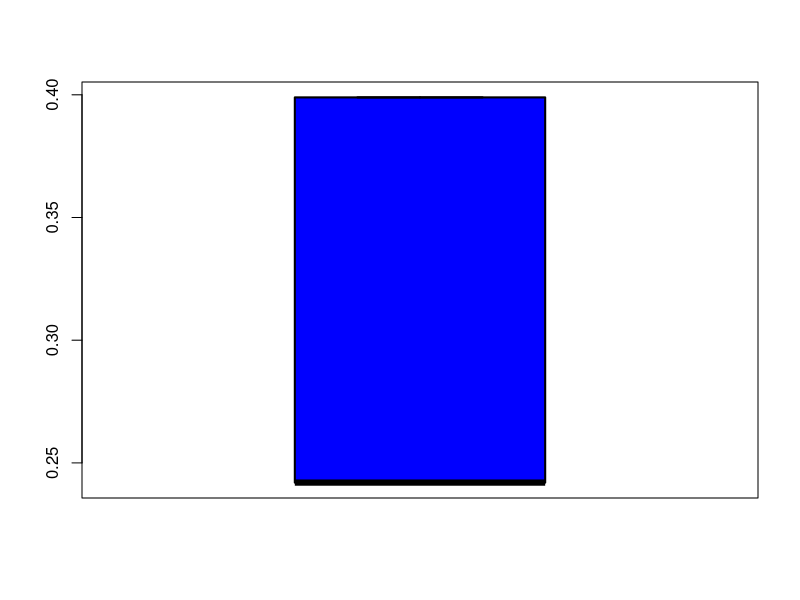
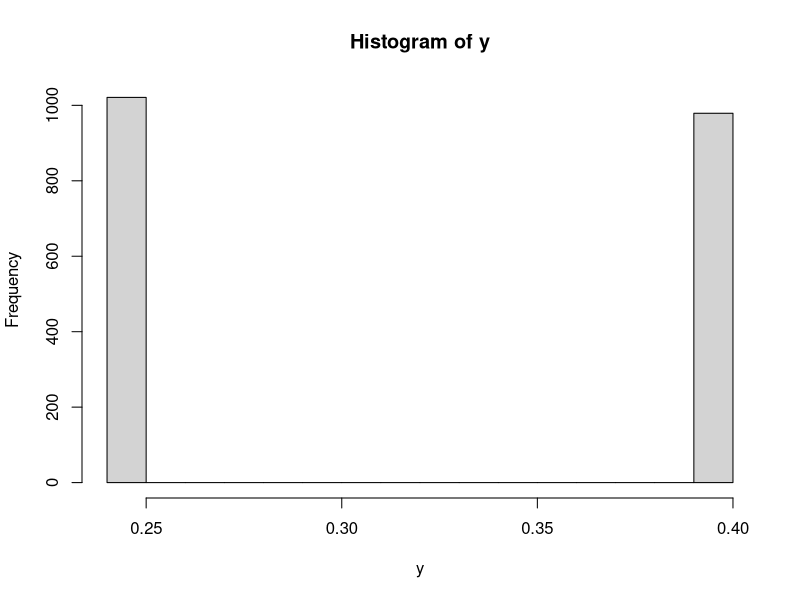
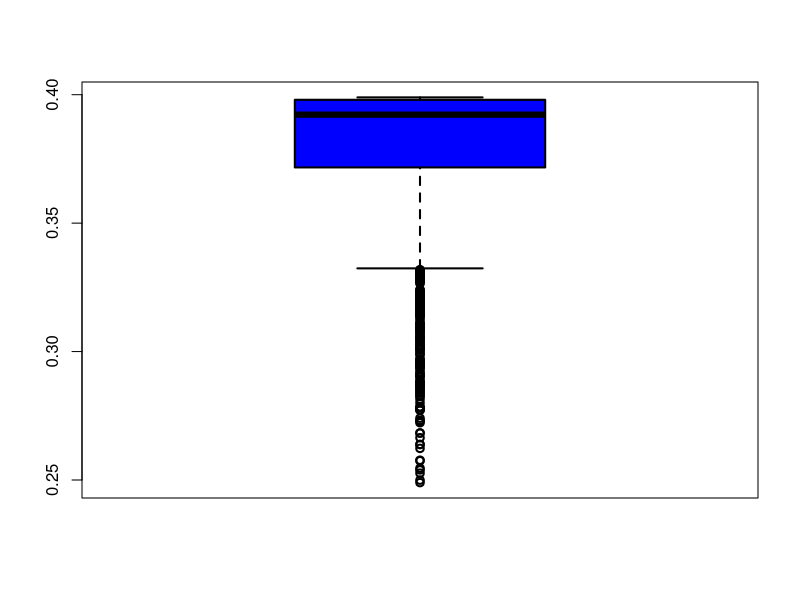
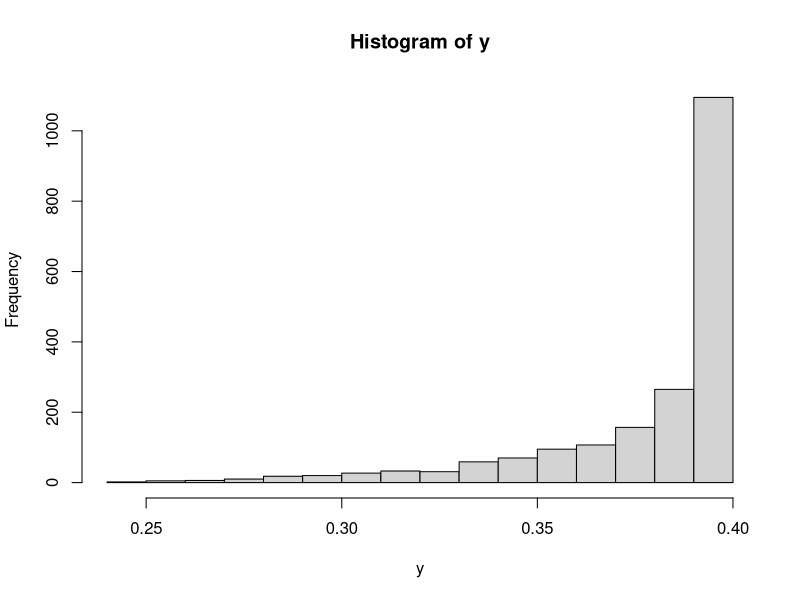
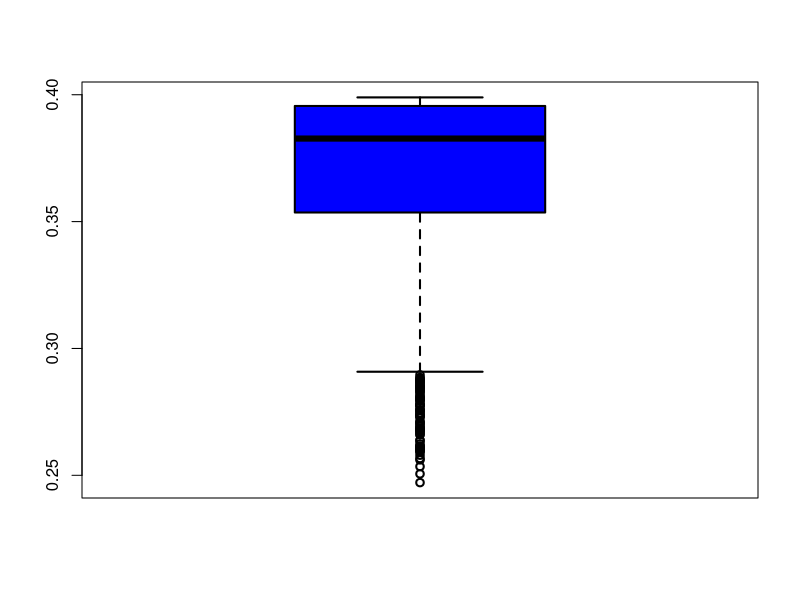
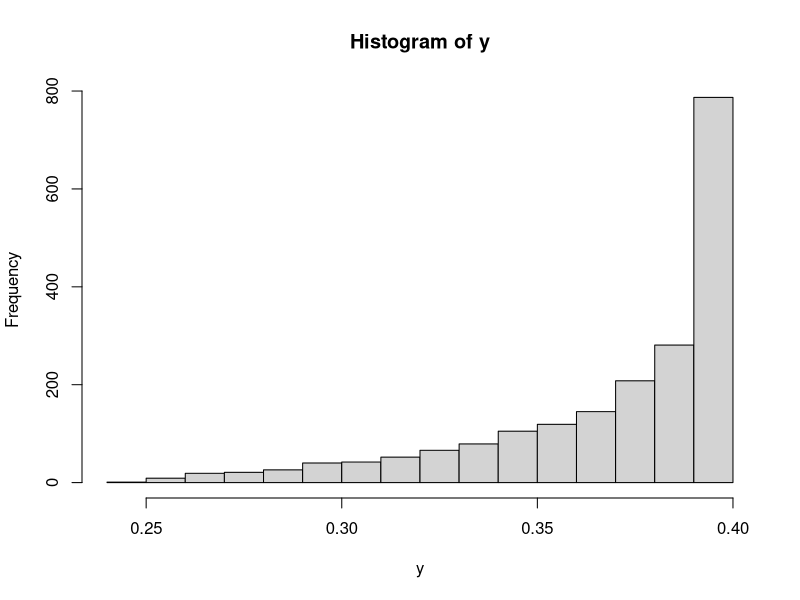
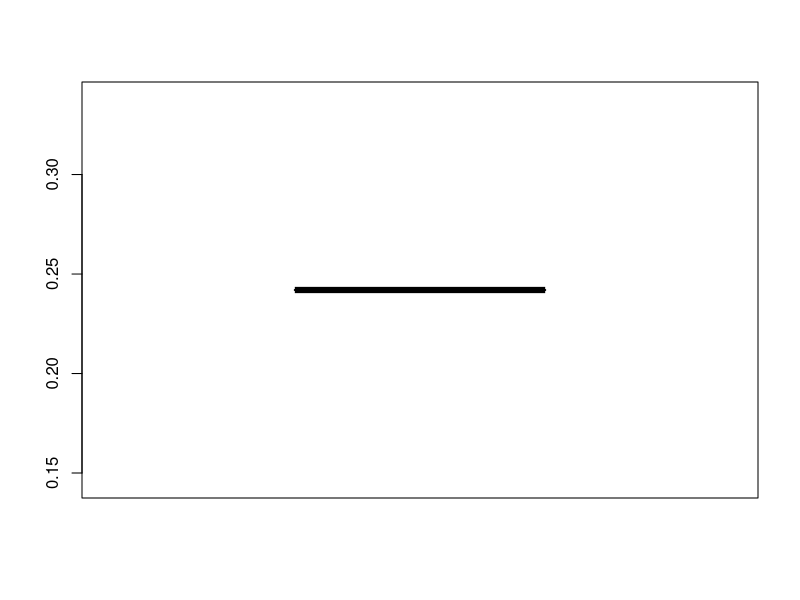
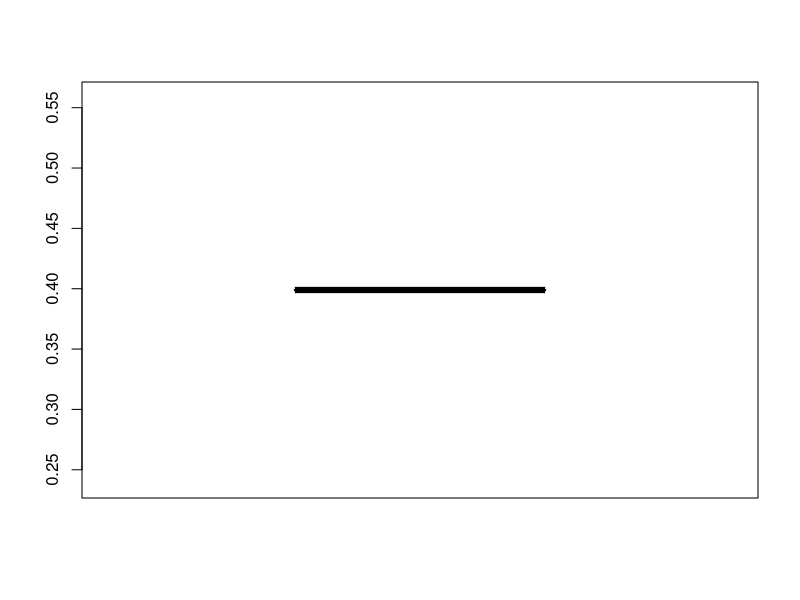

Write the R code that produced these figures, in order.
## ---- chunk 1
B=seq(0,1,length=2000)
C=seq(0,1,length=2000)
y=dnorm(punif(B, min = 0, max = 1) > runif(C, min = 0, max = 1))
boxplot(subset(y,y<.5),type="l", lwd=2, col="blue")
length(subset(y,y<.5))/length(y)
hist(y)

## ---- chunk 2
B=seq(0,1,length=2000)
C=seq(0,1,length=2000)
y=dnorm(punif(B, min = 0, max = 1) * runif(C, min = 0, max = 1))
boxplot(subset(y,y<.5),type="l", lwd=2, col="blue")
length(subset(y,y<.5))/length(y)
hist(y)
## ---- chunk 3
B=seq(0,1,length=2000)
C=seq(0,1,length=2000)
y=dnorm(punif(B, min = 0, max = 1) - runif(C, min = 0, max = 1))
boxplot(subset(y,y<.5),type="l", lwd=2, col="blue")
length(subset(y,y<.5))/length(y)
hist(y)
## ---- chunk 4
B=seq(0,1,length=2000)
C=seq(0,1,length=2000)
y=dnorm(max(punif(B, min = 0, max = 1), runif(C, min = 0, max = 1)))
boxplot(subset(y,y<.5),type="l", lwd=2, col="blue")
length(subset(y,y<.5))/length(y)
## ---- chunk 5
B=seq(0,1,length=2000)
C=seq(0,1,length=2000)
y=dnorm(min(punif(B, min = 0, max = 1) , runif(C, min = 0, max = 1)))
boxplot(subset(y,y<.5),type="l", lwd=2, col="blue")
length(subset(y,y<.5))/length(y)
